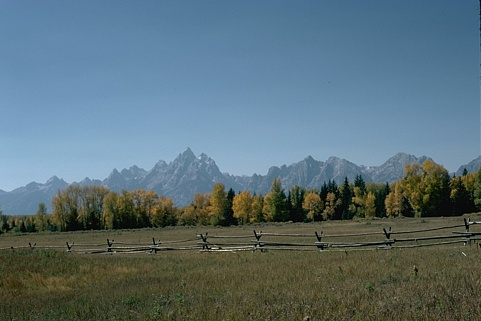
#> input picture DIP/Week 10/Lab02/Images/Sample one example org and mask/2092.jpg, 481 x 321 px, given as the content of the folder s/alima/OneDrive/Desktop/DIP/DIP/Week 10/LAB_02/images/train, which was not available
$ jupyter execute lab02.ipynb   (older library calls are emulated)   (text cells are left out)
#> lines starting #> are read from the running program, lines starting #| are printed output that depends on the picture; after the words box and inside, x2 and y2 are one past the last pixel; in counts of white or black regions, pixels touching at a corner belong together; pictures that were not available may be replaced by others from this repository, and a replacement may not be noted
[cell 1]
import os
from pathlib import Path
import cv2
import numpy as np
from matplotlib import pyplot as plt

base_dir = Path(r'c:/Users/alima/OneDrive/Desktop/DIP/DIP/Week 10/LAB_02')
train_dir = base_dir / 'images' / 'train'
mask_dir = base_dir / 'images' / 'train_masks'
edge_dir = base_dir / 'images' / 'train_edges'
mask_dir.mkdir(parents=True, exist_ok=True)
edge_dir.mkdir(parents=True, exist_ok=True)

binary_threshold = 90
edge_threshold = 80

image_files = sorted([p for p in train_dir.iterdir() if p.suffix.lower() in ('.jpg', '.png', '.jpeg')])
print('Found', len(image_files), 'images in', train_dir)

def process_image(path: Path):
    img = cv2.imread(str(path), cv2.IMREAD_GRAYSCALE)
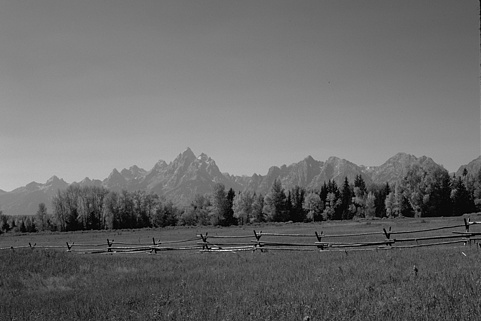
#> img: shape (321, 481); min 0, max 243, mean 106.1
    if img is None:
        raise RuntimeError(f'Cannot read {path}')

    _, mask = cv2.threshold(img, binary_threshold, 255, cv2.THRESH_BINARY)
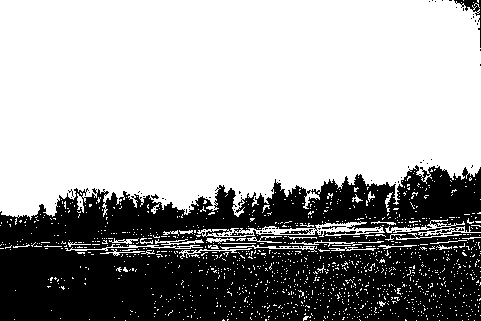
#> mask: shape (321, 481); 64.4% white; 91 black regions (86 under 20 px), largest, box (x1, y1, x2, y2) and area: (0, 165, 481, 321) 54335, (454, 0, 481, 48) 230, (280, 229, 313, 234) 75, (322, 226, 346, 229) 37, (151, 194, 159, 199) 21

    sobelx = cv2.Sobel(img, cv2.CV_64F, 1, 0, ksize=3)
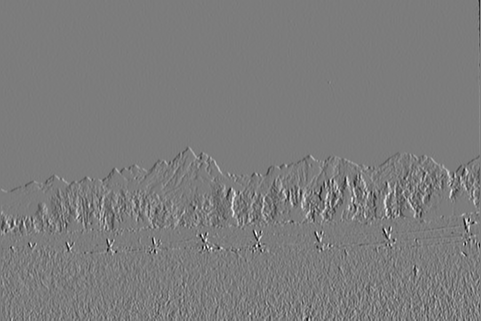
#> sobelx: shape (321, 481) float64; min -474, max 496, mean -0.5; drawn with min black and max white
    sobely = cv2.Sobel(img, cv2.CV_64F, 0, 1, ksize=3)
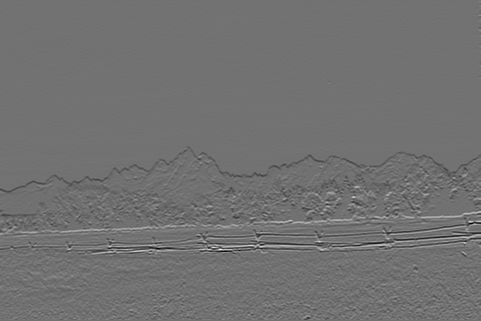
#> sobely: shape (321, 481) float64; min -655, max 812, mean -1.1; drawn with min black and max white
    grad_mag = np.sqrt(sobelx ** 2 + sobely ** 2)
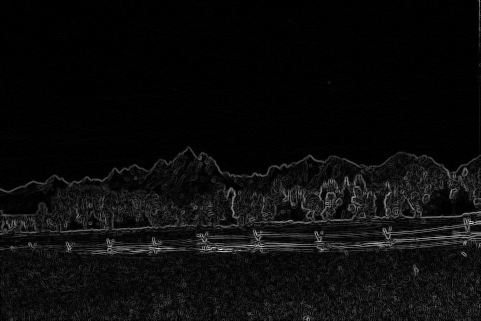
#> grad_mag: shape (321, 481) float64; min 0, max 818.6, mean 38.4; drawn with min black and max white
    grad_mag = np.uint8(np.clip((grad_mag / (grad_mag.max() if grad_mag.max() != 0 else 1)) * 255, 0, 255))
    _, edge_mask = cv2.threshold(grad_mag, edge_threshold, 255, cv2.THRESH_BINARY)
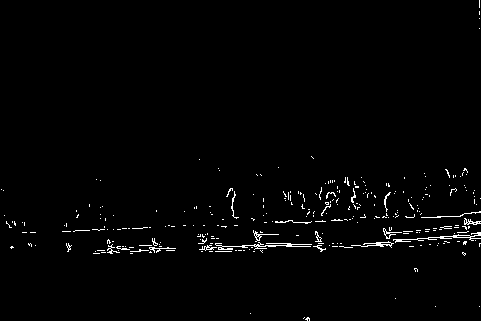
#> edge_mask: shape (321, 481); 1.5% white in thin lines or dots

    cv2.imwrite(str(mask_dir / f'{path.stem}_mask.png'), mask)
    cv2.imwrite(str(edge_dir / f'{path.stem}_edge.png'), edge_mask)

    return img, mask, grad_mag, edge_mask

for i, p in enumerate(image_files, start=1):
    process_image(p)
    if i % 50 == 0:
        print(f'Processed {i}/{len(image_files)} images')

print('Done processing all images.')

[cell 2]
if image_files:
    sample = image_files[0]  # display first image
    img, mask, grad_mag, edge_mask = process_image(sample)
    plt.figure(figsize=(16, 4))
    for idx, (title, mat) in enumerate([
        ('Original', img),
        ('Binary Mask', mask),
        ('Gradient Mag', grad_mag),
        ('Edge Mask', edge_mask),
    ]):
        ax = plt.subplot(1, 4, idx + 1)
        ax.imshow(mat, cmap='gray')
        ax.set_title(title)
        ax.axis('off')
#> this loop made 4 passes
#> title on passes 1 to 4: 'Original', 'Binary Mask', 'Gradient Mag', 'Edge Mask'
    plt.tight_layout()
    plt.show()
